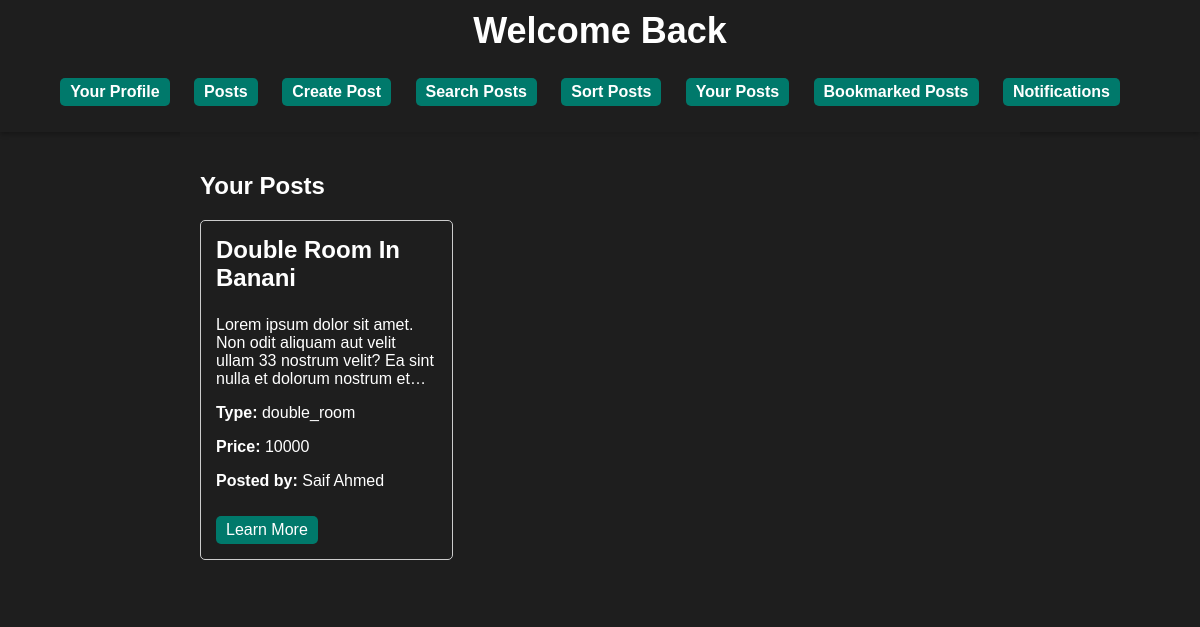
Page /users/teertho/posts/own/ (signed in) on the earlier database version.
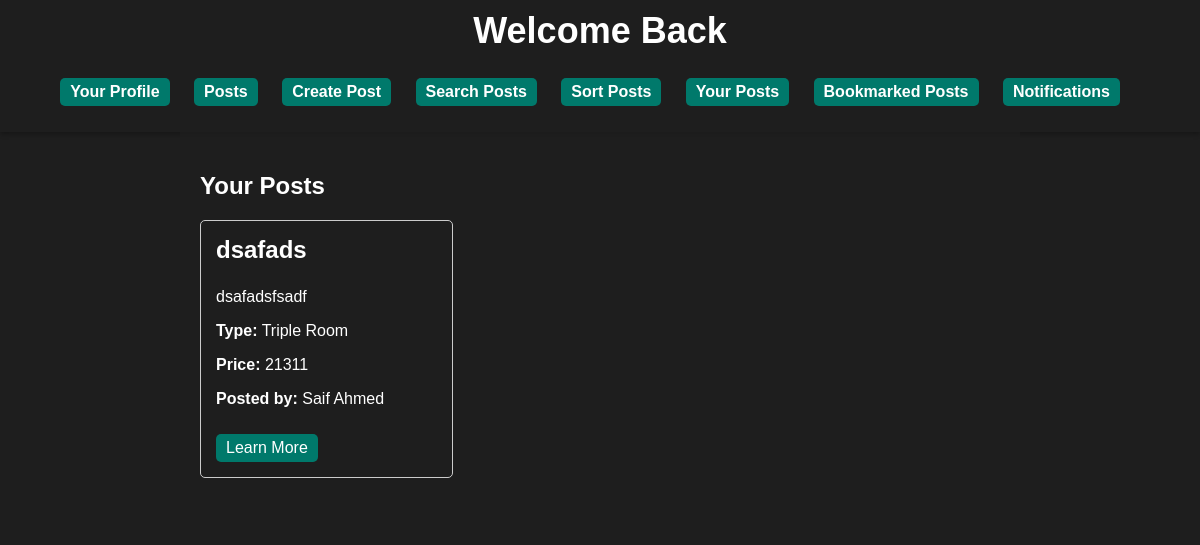
Same page on the later database version.
### users/models.py (models this page shows)
class DormRoom(models.Model):
    title = models.CharField(max_length=255)
    content = models.TextField()
    popularity = models.IntegerField(default=0)
    type = models.CharField(max_length=50)
    price = models.CharField(max_length=20)
    link = models.URLField(max_length=200, null=True)
    posted_by = models.ForeignKey(Register, on_delete=models.CASCADE, related_name='posted')
    comments = models.ManyToManyField(Comment, blank=True)
    bookmarked_by = models.ManyToManyField(Register, blank=True, related_name='bookmarked')

class Register(models.Model):
    username=models.CharField(max_length=30)
    email=models.EmailField()
    password=models.CharField(max_length=100)
    nid=models.IntegerField()

### users/views.py (the view)
# urls.py: path('<str:username>/posts/own/', views.own_posts, name='own_posts'),
def own_posts(request, username):
    username = request.session.get('username')
    user = get_object_or_404(Register, username=username)
    posts = DormRoom.objects.filter(posted_by = user)
    return render(request, 'own_posts.html', {'details' : posts, 'username' : username})

### users/templates/own_posts.html
{% extends "profile_base.html" %}
{% block content %}
<body style="background-image: url('/static/bg8.gif'); background-size: cover;">
    <h2>Your Posts</h2>
    <div class="room-grid">
        {% for room in details %}
            <div class="room-card">
                <h3>{{ room.title }}</h3>
                <p style="
                    display: -webkit-box;
                    -webkit-line-clamp: 4;
                    -webkit-box-orient: vertical;
                    overflow: hidden;">{{ room.content }}</p>
                <p><strong>Type:</strong> {{ room.type }}</p>
                <p><strong>Price:</strong> {{ room.price }}</p>
                <p><strong>Posted by:</strong> {{room.posted_by.username}}</p>
                <a href="{{ room.link }}" target="_blank">Learn More</a>
            </div>
        {% endfor %}
    </div>
</body>
{% endblock %}

Differences in the rows shown:
removed DormRoom: title "Double Room In Banani", content "Lorem ipsum dolor sit amet. Non odit aliquam aut velit ullam 33 nostrum velit? Ea sint nulla et dolorum nostrum…", type "double_room", price "10000", posted_by.username "Saif Ahmed"
added DormRoom: title "dsafads", content "dsafadsfsadf", type "Triple Room", price "21311", posted_by.username "Saif Ahmed"
